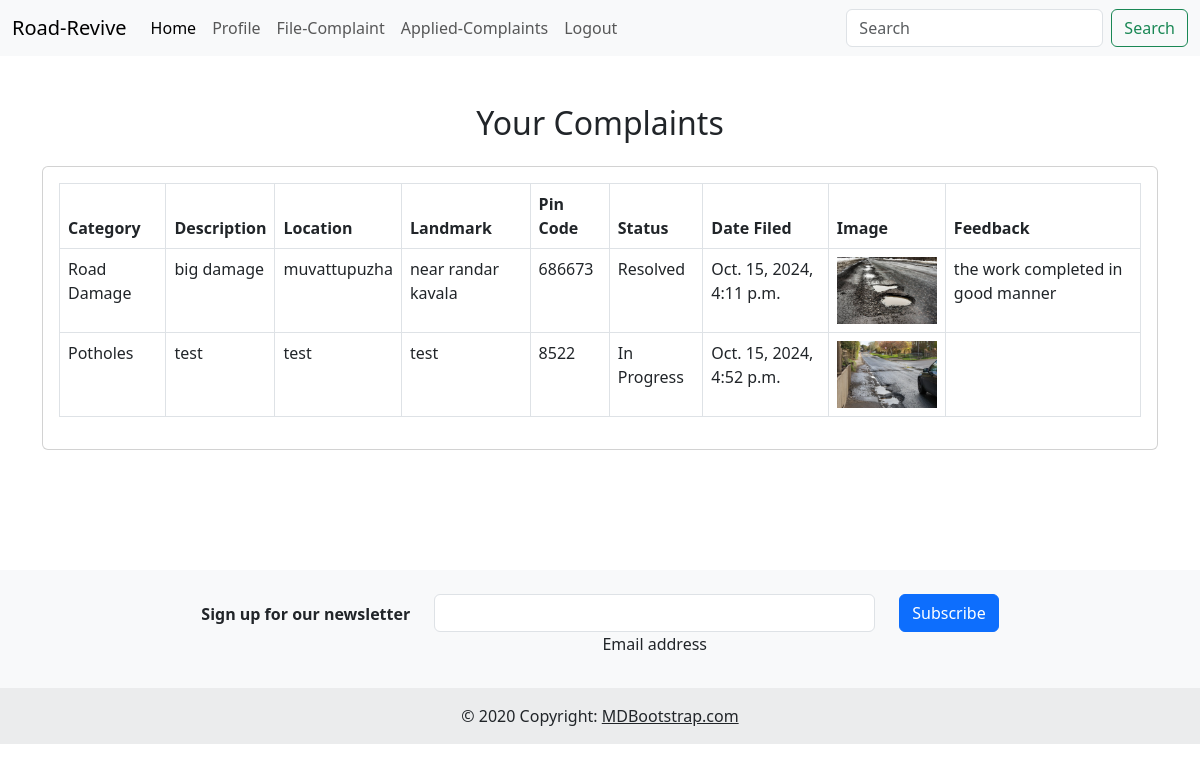
The app's page /User/your-complaints/ (signed in) with its own data.
### User/models.py (models this page shows)
class Complaint(models.Model):
    CATEGORY_CHOICES = [
        ('Road Damage', 'Road Damage'),
        ('Potholes', 'Potholes'),
        ('Drainage Issues', 'Drainage Issues'),
        ('Other', 'Other'),
    ]
    STATUS_CHOICES = [
        ('Pending', 'Pending'),
        ('In Progress', 'In Progress'),
        ('Work agreed', 'Work agreed'),
        ('Resolved', 'Resolved'),
        ('Rejected', 'Rejected'),
    ]
    user = models.ForeignKey('User', on_delete=models.CASCADE)
    employee = models.ForeignKey(Employee, on_delete=models.SET_NULL, null=True, blank=True)
    category = models.CharField(max_length=50, choices=CATEGORY_CHOICES)
    description = models.TextField()
    location = models.CharField(max_length=150)
    landmark = models.CharField(max_length=150)
    pin = models.CharField(max_length=8)
    image = models.ImageField(upload_to='complaints/', null=True, blank=True)
    status = models.CharField(max_length=20, choices=STATUS_CHOICES, default='Pending')
    date_filed = models.DateTimeField(auto_now_add=True)
    feedback = models.TextField(null=True, blank=True)

### User/views.py (the view)
# urls.py: path('your-complaints/',views.user_complaints, name='user-complaints'),
def user_complaints(request):
    if not request.session.get('Uid'):
        messages.error(request, "You need to be logged in to view your complaints.")
        return redirect('User:User_home')
    user_id = request.session['Uid']
    complaints = Complaint.objects.filter(user_id=user_id)
    context = {
        'complaints': complaints,
    }
    return render(request, 'User/user_complaints.html', context)

### User/templates/User/user_complaints.html (shortened to what this page needs)
<!DOCTYPE html>
<html lang="en">
<head>
    <link href="https://cdn.jsdelivr.net/npm/bootstrap@5.3.0-alpha1/dist/css/bootstrap.min.css" rel="stylesheet">
</head>
<body>
     <nav class="navbar navbar-expand-lg bg-body-tertiary">
        <div class="container-fluid">
          <a class="navbar-brand" href="{% url 'User:User_home'%}">Road-Revive</a>
          <div class="collapse navbar-collapse" id="navbarTogglerDemo02">
            <ul class="navbar-nav me-auto mb-2 mb-lg-0">
              <li class="nav-item">
                <a class="nav-link active" aria-current="page" href="{% url 'User:User_home'%}">Home</a>
              </li>
              <li class="nav-item">
                <a class="nav-link" href="{% url 'User:profile'%}">Profile</a>
              </li>
              <li class="nav-item">
                <a class="nav-link" href="{% url 'User:file-complaint'%}">File-Complaint</a>
              </li>
              <li class="nav-item">
                <a class="nav-link " href="{% url 'User:user-complaints'%}">Applied-Complaints</a>
              </li>
              <li class="nav-item">
                <a class="nav-link " href="{% url 'User:index'%}">Logout</a>
              </li>
            </ul>
            <form class="d-flex" role="search">
              <input class="form-control me-2" type="search" placeholder="Search" aria-label="Search">
              <button class="btn btn-outline-success" type="submit">Search</button>
            </form>
          </div>
        </div>
      </nav>
    <div class="container mt-5">
        <h2 class="mb-4 text-center">Your Complaints</h2>
        {% if complaints %}
            <div class="card">
                <div class="card-body">
                    <table class="table table-bordered">
                        <thead>
                            <tr>
                                <th>Category</th>
                                <th>Description</th>
                                <th>Location</th>
                                <th>Landmark</th>
                                <th>Pin Code</th>
                                <th>Status</th>
                                <th>Date Filed</th>
                                <th>Image</th>
                                <th>Feedback</th>
                            </tr>
                        </thead>
                        <tbody>
                            {% for complaint in complaints %}
                                <tr>
                                    <td>{{ complaint.category }}</td>
                                    <td>{{ complaint.description }}</td>
                                    <td>{{ complaint.location }}</td>
                                    <td>{{ complaint.landmark }}</td>
                                    <td>{{ complaint.pin }}</td>
                                    <td>{{ complaint.get_status_display }}</td>
                                    <td>{{ complaint.date_filed }}</td>
                                    <td>
                                        {% if complaint.image %}
                                            <img src="{{ complaint.image.url }}" alt="Complaint Image" style="width: 100px; height: auto;">
                                        {% else %}
                                            No Image
                                        {% endif %}
                                    </td>
                                    <td>
                                        {% if complaint.status == "Resolved" %}
                                            {% if complaint.feedback %}
                                                <p>{{ complaint.feedback }}</p>
                                            {% else %}
                                                <form action="{% url 'User:submit_feedback' complaint.id %}" method="post">
                                                    {% csrf_token %}
                                                    <textarea name="feedback" rows="3" cols="30" placeholder="Provide your feedback" class="form-control"></textarea><br>
                                                    <button type="submit" class="btn btn-primary">Submit Feedback</button>
                                                </form>
                                            {% endif %}
                                        {% endif %}
                                    </td>
                                </tr>
                            {% endfor %}
                        </tbody>
                    </table>
                </div>
            </div>
        {% else %}
            <div class="alert alert-warning" role="alert">
                No complaints filed.
            </div>
        {% endif %}
    </div>
    <br><br><br><br><br>
    <footer class="bg-body-tertiary text-center">
        <div class="container p-4 pb-0">
          <section class="">
            <form action="">
              <div class="row d-flex justify-content-center">
                <div class="col-auto">
                  <p class="pt-2">
                    <strong>Sign up for our newsletter</strong>
                  </p>
                </div>
                <div class="col-md-5 col-12">
                  <div data-mdb-input-init class="form-outline mb-4">
                    <input type="email" id="form5Example26" class="form-control" />
                    <label class="form-label" for="form5Example26">Email address</label>
                  </div>
                </div>
                <div class="col-auto">
                  <button data-mdb-ripple-init type="submit" class="btn btn-primary mb-4">
                    Subscribe
                  </button>
                </div>
              </div>
            </form>
          </section>
        </div>
        <div class="text-center p-3" style="background-color: rgba(0, 0, 0, 0.05);">
          © 2020 Copyright:
          <a class="text-body" href="https://mdbootstrap.com/">MDBootstrap.com</a>
        </div>
      </footer>
</body>
</html>

### records on screen
Complaint: category "Road Damage", description "big damage", location "muvattupuzha", landmark "near randar kavala", pin "686673", status "Resolved", date_filed "Oct. 15, 2024, 4:11 p.m.", image (picture), feedback "the work completed in good manner"
Complaint: category "Potholes", description "test", location "test", landmark "test", pin "8522", status "In Progress", date_filed "Oct. 15, 2024, 4:52 p.m.", image (picture)
